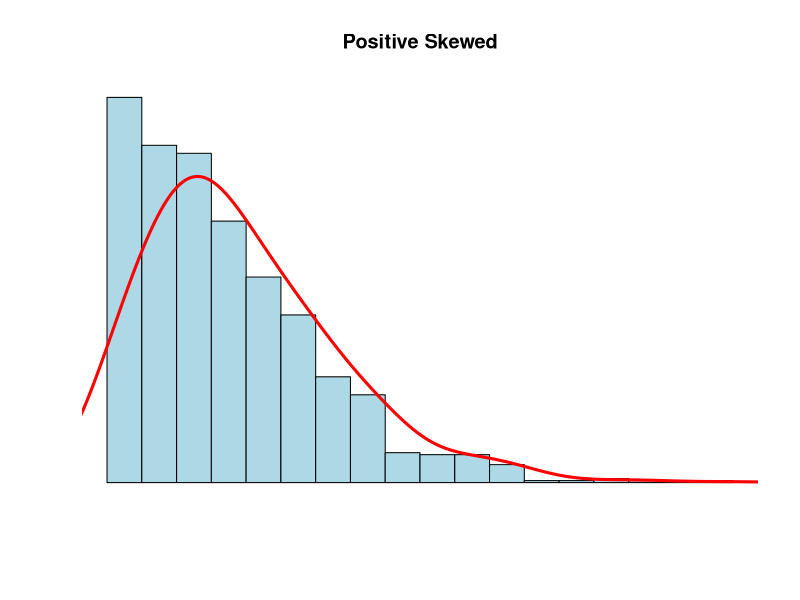

This figure's R source:
## ---- chunk 1
knitr::opts_chunk$set(echo = TRUE)
library(tidyverse)

frango_dieta <- read_csv("dados/brutos/frango_dieta.csv")
View(frango_dieta)

dados_co2 <- read_csv("dados/brutos/dados_co2.csv")
View(dados_co2)

## ---- chunk 2
X  <- c ( 68 , 70 , 72 , 58 , 90 , 110 , 68 , 70 , 72 , 80 , 80 , 67 , 90 , 94 , 100 , 80 , 75 , 79 , 84 , 90 )
## ---- chunk 3
mean ( X )

quantile ( X )

median ( X )

sd ( X )
## ---- chunk 4
frango_dieta <- read_csv("dados/brutos/frango_dieta.csv") 

## ---- chunk 5
mean(frango_dieta$peso )
## ---- chunk 6
sd(frango_dieta$peso )

## ---- chunk 7
N <- 1000
x <- rnbinom(N, 4, .5)
hist(
x,
xlim = c(min(x), max(x)),
probability = T,
nclass = max(x) - min(x) + 1,
col = 'lightblue', xlab = ' ', ylab = ' ', axes = F,
main = 'Positive Skewed'
)
lines(density(x, bw = 1), col = 'red', lwd = 3)

